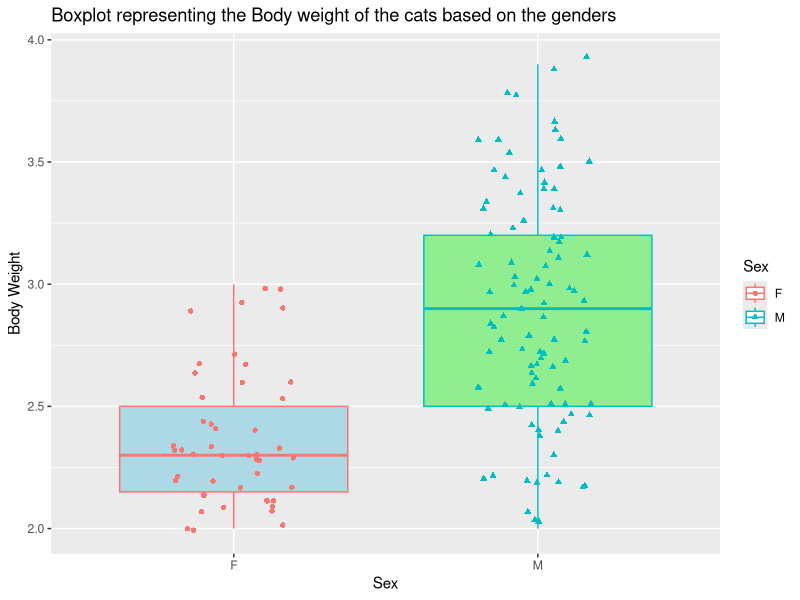

Write the R code that produced this figure. (Note: this script raises an error after producing the figure.)
#################Load_library###############
library(tidyverse)
library(ggplot2)
library(MASS)
#Set the path of the directory
setwd("C:/Users/XYZ")

#Uploading the diabetes.csv dataset
#====================================Part 1==========================================

#box plot to show cats body weight based on their sex
ggplot(cats, aes(x = Sex, y = Bwt,color = Sex, shape= Sex))+
  geom_boxplot(outlier.shape = NA, fill = c('lightblue', 'lightgreen')) +
  geom_jitter(width = 0.2 ) +
  ggtitle("Boxplot representing the Body weight of the cats based on the genders") +
  xlab('Sex') + ylab('Body Weight')

#H0 difference between the mean of before and after sleeping quality scores are equal
#H1 difference between the mean of before and after sleeping quality scores are not equal
t.test(cats$Bwt~cats$Sex, mu=0, alt = 'two.sided', conf = 0.95, var.eq = F, paired = F)


#=====================================End of Part 1=============================================


#======================================Part 2=================================================
before_sleeping_quality <- c(4.6, 7.8, 9.1, 5.6, 6.9, 8.5, 5.3, 7.1, 3.2, 4.4)
after_sleeping_quality <- c(6.6, 7.7, 9.0, 6.2, 7.8, 8.3, 5.9, 6.5, 5.8, 4.9)
zeros <- list(rep('N',10))
ones <- list(rep('Y',10))

#Creating a data frame to include the sleeping quality scores of the students before taking the meditation
df <- data.frame(unlist(before_sleeping_quality),unlist(zeros))
colnames(df)<- c('Scores','Type')

#Creating a data frame to include the sleeping quality scores of the students after taking the meditation
df1 <- data.frame(unlist(after_sleeping_quality),unlist(ones))
colnames(df1)<- c('Scores','Type')

#Removing unnecessary variables 
rm(before_sleeping_quality,after_sleeping_quality,zeros,ones)

#Concatenate the two data frames in to 'final_df' data frame
final_df <- rbind(df,df1)

#box plot to show sleeping scores of the students before and after taking meditation
ggplot(final_df, aes(x = Type, y = Scores, color = Type, shape= Type)) +
  geom_boxplot(outlier.shape = NA, fill = c('yellow','pink')) +
  geom_jitter(width = 0.2 ) +
  ggtitle("Boxplot representing the sleeping quality scores of the students before and after meditation") +
  xlab('Meditation Status') + ylab('Sleeping Scores')

#Showing the variance of sleeping scores of students before and after meditation

print(var(final_df$Scores[final_df$Type==0]))
print(var(final_df$Scores[final_df$Type==1]))

#H0 difference between the mean of before and after sleeping quality scores are equal
#H1 difference between the mean of before and after sleeping quality scores are not equal
t.test(final_df$Scores~final_df$Type, mu=0, alt = 'two.sided', conf = 0.95, var.eq = F, paired = F)

#=========================================End of Part2====================================================

#Empty the variables
rm(list = ls())
#Removing plots
dev.off()
